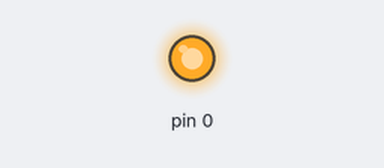
Bench run of a sketch on a simulated Arduino Uno, built with avr-gcc and run on an emulated ATmega328P. On the bench: output pins drawn as LEDs (lit = HIGH).

Above: at 0.1 s.
Timing chart, 0 to 1.6 s (numbered marks = the images above):
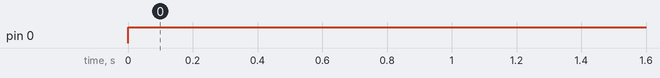

Measured:
- by itself, pin 0: LOW → HIGH at 0.00 s

The sketch:

MLP.ino
```cpp
byte x1;
byte x2;
byte y;
byte w[9] = {1, 1, 1, 1, 1, 1, 1, 1, 1};

void setup() {
  // put your setup code here, to run once:
  pinMode(x1, INPUT);
  pinMode(x2, INPUT);
  pinMode(y, OUTPUT);
}

void loop() {
    byte x1_ = digitalRead(x1);
    byte x2_ = digitalRead(x2);

    byte out_;
    byte x1_2, x2_2;

    x1_2 = w[0] * x1 + w[1] * x2 + w[2];
    x2_2 = w[3] * x1 + w[4] * x2 + w[5];

    if (x1_2 > 0) x1_2 = 1; else x1_2 = -1;
    if (x2_2 > 0) x2_2 = 1; else x2_2 = -1;

    out_ = w[6] * x1_2 + w[7] * x2_2 + w[8];
    if (out_ >= 0) {
      digitalWrite(y, 1);
    } else {
      digitalWrite(y, 0);
    }


}
```
